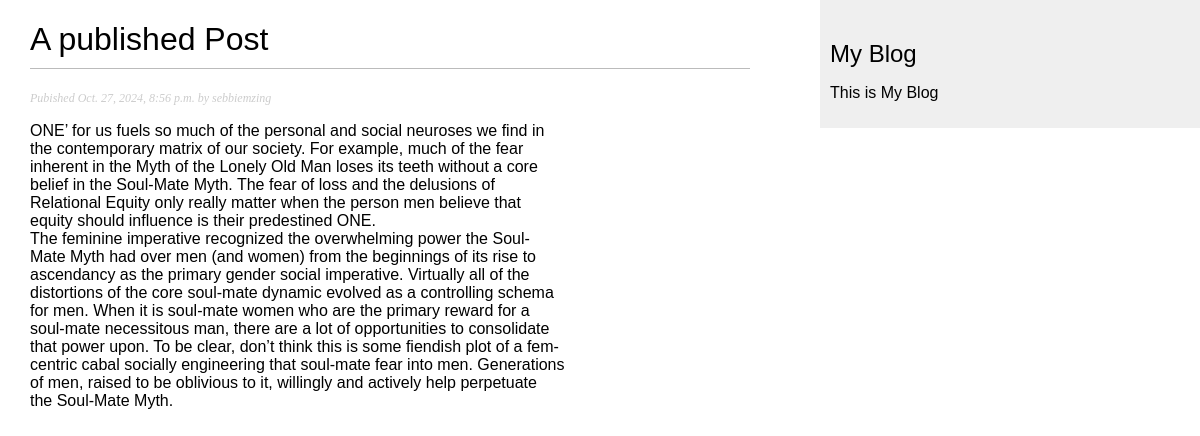
/djblog/2024/10/27/a-published-post/, run on the app's committed database.
### djblog/models.py (models this page shows, shortened)
class Post(models.Model):
    class Status(models.TextChoices):
        DRAFT = 'DF', 'Draft'
        PUBLISHED = 'PB', 'Published'
    title = models.CharField(max_length=250)
    slug = models.SlugField(
        max_length=250,
        unique_for_date = 'publish'
        )
    author = models.ForeignKey(
        settings.AUTH_USER_MODEL,
        on_delete=models.CASCADE ,
        related_name="djblog_posts"
    )
    body = models.TextField()
    publish = models.DateTimeField(default=timezone.now)
    created = models.DateTimeField(auto_now_add=True)
    updated = models.DateTimeField(auto_now=True)
    status = models.CharField(
        max_length=2,
        choices=Status.choices,
        default=Status.DRAFT
    )
    models = models.Manager() # default manager
    published = PublishedManager() # custom manager
    class Meta:
        ordering = ['-publish']
        indexes = [
            models.Index(fields=['-publish'])
        ]

### djblog/views.py (the view)
def post_detail(request, year, month, day, post):
    post = get_object_or_404(
        Post,
        status = Post.Status.PUBLISHED,
        slug = post,
        publish__year = year,
        publish__month = month,
        publish__day = day
    )
    return render(
        request,
        'post/detail.html',
        {'post':post}
    )

### djblog/templates/post/detail.html (shortened to what this page needs)
{% extends "djblog/base.html" %}
{% block content %}
<h1>{{ post.title }}</h1>
<p class="date">
    Pubished {{ post.publish }} by {{ post.author }}
</p>
{{ post.body|linebreaks }}
{% endblock %}

### djblog/static/css/djblog.css (style rules this page uses)
body { margin:0; padding:0; font-family:helvetica, sans-serif; }
h1 { font-weight:normal; border-bottom:1px solid #bbb; padding:0 0 10px 0; }
p.date { color:#ccc; font-family: georgia, serif; font-size: 12px; font-style: italic; }

### data on the page
Post: title "A published Post", publish "Oct. 27, 2024, 8:56 p.m.", author "sebbiemzing", body "ONE’ for us fuels so much of the personal and social neuroses we find in the contemporary matrix of our society. For example, much of the fear inherent in the Myth of the Lonely Old Man loses its teeth without a core belief in the Soul-Mate Myth. The fear of loss and the delusions of Relational Equity only really matter when the person men believe that equity should influence is their predestined ONE. The feminine imperative recognized the overwhelming power the Soul- Mate Myth had over men (and women) from the beginnings of its rise to ascendancy as the primary gender social imperative. Virtually all of the distortions of the core soul-mate dynamic evolved as a controlling schema for men.…"
